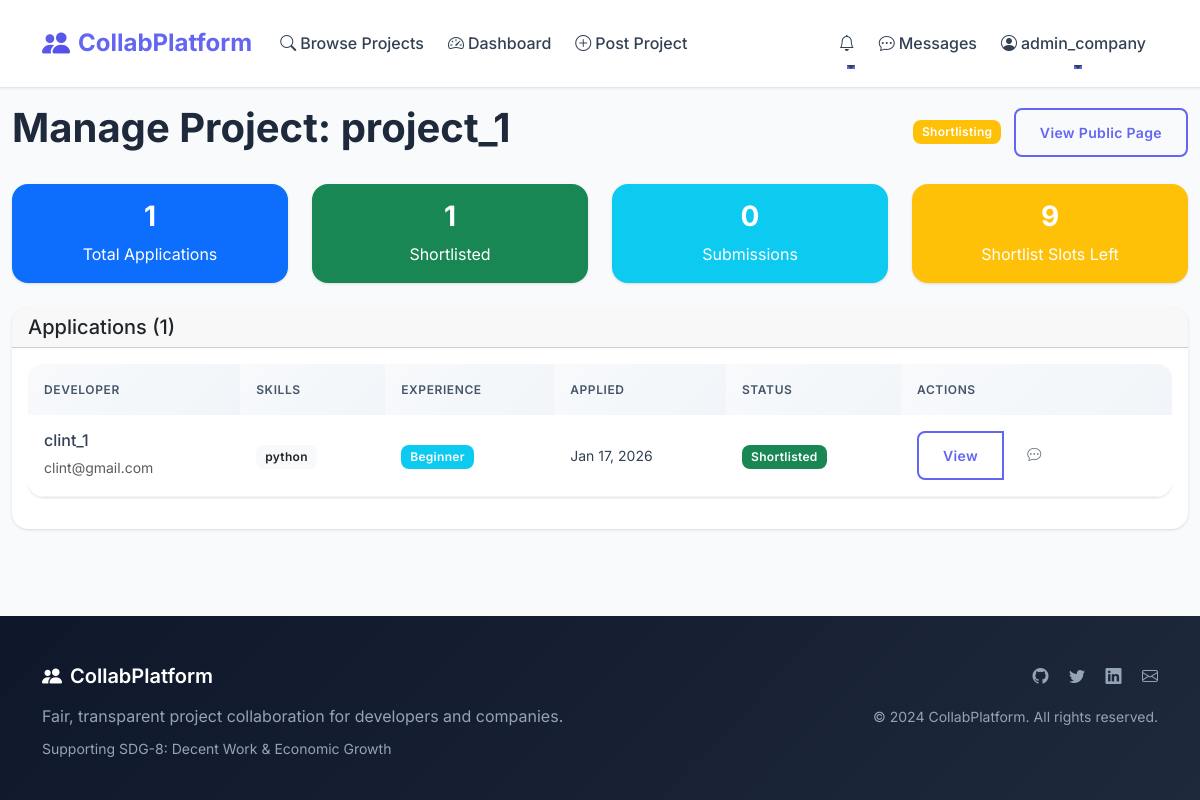
The app's page /project/1/manage (signed in) with its own data.
### app/models.py (models this page shows, shortened)
class User(UserMixin, db.Model):
    id = db.Column(db.Integer, primary_key=True)
    username = db.Column(db.String(80), unique=True, nullable=False)
    email = db.Column(db.String(120), unique=True, nullable=False)
    password_hash = db.Column(db.String(255), nullable=False)
    role = db.Column(db.String(20), nullable=False, default='developer')  # company, developer, admin
    created_at = db.Column(db.DateTime, default=datetime.utcnow)
    is_active = db.Column(db.Boolean, default=True)
    company_profile = db.relationship('CompanyProfile', backref='user', uselist=False)
    developer_profile = db.relationship('DeveloperProfile', backref='user', uselist=False)
    projects = db.relationship('Project', backref='company_user', lazy='dynamic')
    applications = db.relationship('Application', backref='developer_user', lazy='dynamic')

class Project(db.Model):
    id = db.Column(db.Integer, primary_key=True)
    company_id = db.Column(db.Integer, db.ForeignKey('user.id'), nullable=False)
    title = db.Column(db.String(200), nullable=False)
    description = db.Column(db.Text, nullable=False)
    required_skills = db.Column(db.Text)  # JSON string of skills
    deadline = db.Column(db.DateTime, nullable=False)
    winner_reward = db.Column(db.Float, nullable=False)
    participation_reward = db.Column(db.Float, default=0)
    max_shortlist = db.Column(db.Integer, default=10)
    status = db.Column(db.String(20), default='open')  # open, shortlisting, submission, completed, cancelled
    created_at = db.Column(db.DateTime, default=datetime.utcnow)
    updated_at = db.Column(db.DateTime, default=datetime.utcnow, onupdate=datetime.utcnow)
    applications = db.relationship('Application', backref='project', lazy='dynamic', cascade='all, delete-orphan')
    submissions = db.relationship('Submission', backref='project', lazy='dynamic', cascade='all, delete-orphan')
    messages = db.relationship('Message', backref='project', lazy='dynamic', cascade='all, delete-orphan')

class Application(db.Model):
    id = db.Column(db.Integer, primary_key=True)
    project_id = db.Column(db.Integer, db.ForeignKey('project.id'), nullable=False)
    developer_id = db.Column(db.Integer, db.ForeignKey('user.id'), nullable=False)
    cover_letter = db.Column(db.Text)
    status = db.Column(db.String(20), default='pending')  # pending, shortlisted, rejected
    applied_at = db.Column(db.DateTime, default=datetime.utcnow)
    submission = db.relationship('Submission', backref='application', uselist=False)

class DeveloperProfile(db.Model):
    id = db.Column(db.Integer, primary_key=True)
    user_id = db.Column(db.Integer, db.ForeignKey('user.id'), nullable=False)
    full_name = db.Column(db.String(200), nullable=False)
    bio = db.Column(db.Text)
    skills = db.Column(db.Text)  # JSON string of skills
    experience_level = db.Column(db.String(50))
    portfolio_url = db.Column(db.String(200))
    github_url = db.Column(db.String(200))
    linkedin_url = db.Column(db.String(200))
    reputation_score = db.Column(db.Integer, default=0)
    created_at = db.Column(db.DateTime, default=datetime.utcnow)

### app/routes/main.py (the view)
@bp.route('/project/<int:project_id>/manage')
@login_required
def manage_project(project_id):
    project = Project.query.get_or_404(project_id)
    if project.company_id != current_user.id:
        flash('Access denied.', 'error')
        return redirect(url_for('main.index'))
    applications = project.applications.order_by(Application.applied_at.desc()).all()
    shortlisted = [app for app in applications if app.status == 'shortlisted']
    submissions = project.submissions.all()
    return render_template('projects/manage.html',
                         project=project,
                         applications=applications,
                         shortlisted=shortlisted,
                         submissions=submissions)

### app/templates/projects/manage.html (shortened to what this page needs)
{% extends "base.html" %}
{% block content %}
<div class="container-fluid py-4">
    <div class="row">
        <div class="col-12">
            <div class="d-flex justify-content-between align-items-center mb-4">
                <h1 class="fw-bold">Manage Project: {{ project.title }}</h1>
                <div>
                    <span class="badge bg-{{ 'success' if project.status == 'open' else 'warning' if project.status == 'shortlisting' else 'info' if project.status == 'submission' else 'primary' }} me-2">
                        {{ project.status.title() }}
                    </span>
                    <a href="{{ url_for('main.project_detail', id=project.id) }}" class="btn btn-outline-primary">View Public Page</a>
                </div>
            </div>
        </div>
    </div>
    <div class="row g-4 mb-4">
        <div class="col-md-3">
            <div class="card bg-primary text-white">
                <div class="card-body text-center">
                    <h3 class="fw-bold">{{ applications|length }}</h3>
                    <p class="mb-0">Total Applications</p>
                </div>
            </div>
        </div>
        <div class="col-md-3">
            <div class="card bg-success text-white">
                <div class="card-body text-center">
                    <h3 class="fw-bold">{{ shortlisted|length }}</h3>
                    <p class="mb-0">Shortlisted</p>
                </div>
            </div>
        </div>
        <div class="col-md-3">
            <div class="card bg-info text-white">
                <div class="card-body text-center">
                    <h3 class="fw-bold">{{ submissions|length }}</h3>
                    <p class="mb-0">Submissions</p>
                </div>
            </div>
        </div>
        <div class="col-md-3">
            <div class="card bg-warning text-white">
                <div class="card-body text-center">
                    <h3 class="fw-bold">{{ project.max_shortlist - shortlisted|length }}</h3>
                    <p class="mb-0">Shortlist Slots Left</p>
                </div>
            </div>
        </div>
    </div>
    {% if project.status in ['open', 'shortlisting'] %}
    <div class="row mb-4">
        <div class="col-12">
            <div class="card">
                <div class="card-header">
                    <h5 class="mb-0">Applications ({{ applications|length }})</h5>
                </div>
                <div class="card-body">
                    {% if applications %}
                        <div class="table-responsive">
                            <table class="table table-hover">
                                <thead>
                                    <tr>
                                        <th>Developer</th>
                                        <th>Skills</th>
                                        <th>Experience</th>
                                        <th>Applied</th>
                                        <th>Status</th>
                                        <th>Actions</th>
                                    </tr>
                                </thead>
                                <tbody>
                                    {% for application in applications %}
                                    <tr>
                                        <td>
                                            <div>
                                                <h6 class="mb-1">{{ application.developer_user.developer_profile.full_name if application.developer_user.developer_profile else application.developer_user.username }}</h6>
                                                <small class="text-muted">{{ application.developer_user.email }}</small>
                                            </div>
                                        </td>
                                        <td>
                                            {% if application.developer_user.developer_profile and application.developer_user.developer_profile.skills %}
                                                {% for skill in application.developer_user.developer_profile.skills.split(',')[:3] %}
                                                    <span class="badge bg-light text-dark me-1">{{ skill.strip() }}</span>
                                                {% endfor %}
                                            {% else %}
                                                <span class="text-muted">Not specified</span>
                                            {% endif %}
                                        </td>
                                        <td>
                                            {% if application.developer_user.developer_profile %}
                                                <span class="badge bg-info">{{ application.developer_user.developer_profile.experience_level.title() if application.developer_user.developer_profile.experience_level else 'Not specified' }}</span>
                                            {% else %}
                                                <span class="text-muted">Not specified</span>
                                            {% endif %}
                                        </td>
                                        <td>
                                            <small>{{ application.applied_at.strftime('%b %d, %Y') }}</small>
                                        </td>
                                        <td>
                                            {% set status_colors = {'pending': 'warning', 'shortlisted': 'success', 'rejected': 'danger'} %}
                                            <span class="badge bg-{{ status_colors.get(application.status, 'secondary') }}">
                                                {{ application.status.title() }}
                                            </span>
                                        </td>
                                        <td>
                                            <div class="btn-group btn-group-sm">
                                                <button type="button" class="btn btn-outline-primary" data-bs-toggle="modal" data-bs-target="#applicationModal{{ application.id }}">
                                                    View
                                                </button>
                                                <a href="{{ url_for('main.compose_message', recipient_id=application.developer_id, project_id=project.id) }}"
                                                   class="btn btn-outline-secondary" title="Send message">
                                                    <i class="bi bi-chat-dots"></i>
                                                </a>
                                            </div>
                                        </td>
                                    </tr>
                                    {% endfor %}
                                </tbody>
                            </table>
                        </div>
                    {% else %}
                        <div class="text-center py-4">
                            <i class="bi bi-inbox text-muted" style="font-size: 3rem;"></i>
                            <h5 class="mt-3 text-muted">No applications yet</h5>
                            <p class="text-muted">Applications will appear here as developers apply to your project</p>
                        </div>
                    {% endif %}
                </div>
            </div>
        </div>
    </div>
    {% endif %}
</div>
{% endblock %}

### app/templates/base.html (shortened to what this page needs)
<!DOCTYPE html>
<html lang="en">
<head>
    <link href="https://cdn.jsdelivr.net/npm/bootstrap@5.3.0/dist/css/bootstrap.min.css" rel="stylesheet">
    <link href="https://cdn.jsdelivr.net/npm/bootstrap-icons@1.10.0/font/bootstrap-icons.css" rel="stylesheet">
    <link href="{{ url_for('static', filename='css/style.css') }}" rel="stylesheet">
</head>
<body class="d-flex flex-column min-vh-100">
    <nav class="navbar navbar-expand-lg fixed-top">
        <div class="container">
            <a class="navbar-brand fw-bold" href="{{ url_for('main.index') }}">
                <i class="bi bi-people-fill"></i>
                CollabPlatform
            </a>
            <div class="collapse navbar-collapse" id="navbarNav">
                <ul class="navbar-nav me-auto">
                    <li class="nav-item">
                        <a class="nav-link" href="{{ url_for('main.projects') }}">
                            <i class="bi bi-search me-1"></i>Browse Projects
                        </a>
                    </li>
                    {% if current_user.is_authenticated %}
                        <li class="nav-item">
                            <a class="nav-link" href="{{ url_for('main.dashboard') }}">
                                <i class="bi bi-speedometer2 me-1"></i>Dashboard
                            </a>
                        </li>
                        {% if current_user.role == 'company' %}
                            <li class="nav-item">
                                <a class="nav-link" href="{{ url_for('main.create_project') }}">
                                    <i class="bi bi-plus-circle me-1"></i>Post Project
                                </a>
                            </li>
                        {% endif %}
                    {% endif %}
                </ul>
                <ul class="navbar-nav">
                    {% if current_user.is_authenticated %}
                        <li class="nav-item dropdown">
                            <a class="nav-link dropdown-toggle position-relative" href="#" id="notificationDropdown" role="button" data-bs-toggle="dropdown" aria-expanded="false">
                                <i class="bi bi-bell"></i>
                            </a>
                        </li>
                        <li class="nav-item">
                            <a class="nav-link" href="{{ url_for('main.messages') }}">
                                <i class="bi bi-chat-dots me-1"></i>Messages
                            </a>
                        </li>
                        <li class="nav-item dropdown">
                            <a class="nav-link dropdown-toggle" href="#" id="userDropdown" role="button" data-bs-toggle="dropdown" aria-expanded="false">
                                <i class="bi bi-person-circle me-1"></i>{{ current_user.username }}
                            </a>
                        </li>
                    {% endif %}
                </ul>
            </div>
        </div>
    </nav>
    <main class="flex-grow-1" style="padding-top: 80px;">
        {% block content %}{% endblock %}
    </main>
    <footer class="mt-auto">
        <div class="container">
            <div class="row">
                <div class="col-md-6">
                    <h5><i class="bi bi-people-fill me-2"></i>CollabPlatform</h5>
                    <p>Fair, transparent project collaboration for developers and companies.</p>
                    <p class="small">Supporting SDG-8: Decent Work & Economic Growth</p>
                </div>
                <div class="col-md-6 text-md-end">
                    <div class="mb-3">
                        <a href="#" class="me-3"><i class="bi bi-github"></i></a>
                        <a href="#" class="me-3"><i class="bi bi-twitter"></i></a>
                        <a href="#" class="me-3"><i class="bi bi-linkedin"></i></a>
                        <a href="#"><i class="bi bi-envelope"></i></a>
                    </div>
                    <p class="small">&copy; 2024 CollabPlatform. All rights reserved.</p>
                </div>
            </div>
        </div>
    </footer>
</body>
</html>

### records on screen
User: username "admin_company"
Project: title "project_1", status "Shortlisting"
Application: developer_user.developer_profile "clint_1", developer_user.email "clint@gmail.com", developer_user.developer_profile.experience_level "Beginner", applied_at "Jan 17, 2026", status "Shortlisted"
DeveloperProfile: strip "python"

### other values on screen
{{ applications|length }} "1"
{{ shortlisted|length }} "1"
{{ submissions|length }} "0"
{{ project.max_shortlist - shortlisted|length }} "9"
